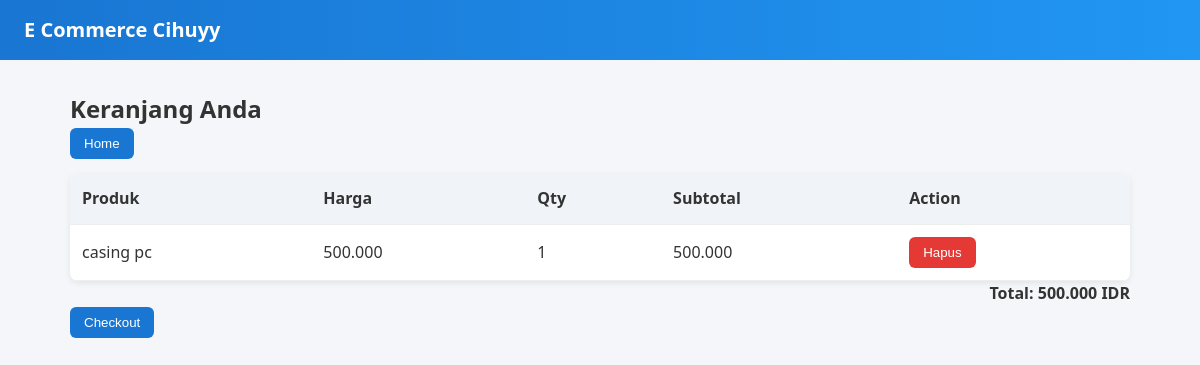
Screenshot of /cart.php (signed in) with the database file from the repository.
### tables this page shows
CREATE TABLE `carts` (
  `id_cart` int(11) NOT NULL,
  `id_user` int(11) NOT NULL,
  `id_product` int(11) NOT NULL,
  `quantity` int(11) NOT NULL DEFAULT 1
);

CREATE TABLE `products` (
  `id_product` int(11) NOT NULL,
  `name` varchar(200) NOT NULL,
  `price` decimal(10,2) NOT NULL,
  `description` text DEFAULT NULL,
  `image_url` varchar(255) DEFAULT NULL
);

### cart.php (the view, shortened to what this page needs)
<?php
require 'db_connect.php';
$uid = $_SESSION['user_id'];
$stmt = $pdo->prepare("SELECT c.quantity, p.* FROM carts c JOIN products p ON c.id_product=p.id_product WHERE c.id_user=?");
$stmt->execute([$uid]);
$items = $stmt->fetchAll(PDO::FETCH_ASSOC);
$total = 0;
foreach($items as $it) $total += $it['price'] * $it['quantity'];
?>
<!doctype html>
<html>
<head>
  <link rel="stylesheet" href="css/style.css">
</head>
<body>
<div class="header"><div>E Commerce Cihuyy</div></div>
<div class="container">
  <h2>Keranjang Anda</h2>
   <form action="index.php" method="post">
      <button type="submit" name="confirm" value="1" class="btn-primary">Home</button>
    </form>
  <?php if(empty($items)): ?>
    <div class="card">Keranjang kosong. <a href="index.php">Belanja sekarang</a></div>
  <?php else: ?>
    <table class="table">
      <tr><th>Produk</th><th>Harga</th><th>Qty</th><th>Subtotal</th><th>Action</th></tr>
      <?php foreach($items as $it): ?>
      <tr>
        <td><?=htmlspecialchars($it['name'])?></td>
        <td><?=number_format($it['price'],0,',','.')?></td>
        <td><?= $it['quantity'] ?></td>
        <td><?=number_format($it['price']*$it['quantity'],0,',','.')?></td>
          <td>
            <form action="cart.php" method="post" style="display:inline">
              <button type="submit" class="btn-danger" onclick="return confirm('Hapus produk dari keranjang?')">Hapus</button>
            </form>
          </td>
      </tr>
      <?php endforeach; ?>
    </table>
    <p style="text-align:right;font-weight:bold">Total: <?=number_format($total,0,',','.')?> IDR</p>
    <form action="checkout.php" method="post">
      <button type="submit" name="confirm" value="1" class="btn-primary">Checkout</button>
    </form>
  <?php endif; ?>
</div>
</body>
</html>

### css/style.css (style rules this page uses)
* { margin: 0; padding: 0; box-sizing: border-box; }
body { font-family: "Segoe UI", Tahoma, sans-serif; background: #f4f6f9; color: #333; line-height: 1.6; }
.header { background: linear-gradient(90deg, #1976d2, #2196f3); color: #fff; padding: 14px 24px; display: flex; justify-content: space-between; align-items: center; }
.header div:first-child { font-size: 20px; font-weight: bold; }
.container { max-width: 1100px; margin: 30px auto; padding: 0 20px; }
Buttons button, .btn-primary { display: inline-block; background: #1976d2; color: #fff; border: none; padding: 8px 14px; border-radius: 6px; cursor: pointer; transition: background .2s; }
.btn-danger { background: #e53935; color: #fff; border: none; padding: 8px 14px; border-radius: 6px; cursor: pointer; transition: background .2s; }
.table { width: 100%; border-collapse: collapse; margin-top: 15px; background: #fff; border-radius: 8px; overflow: hidden; box-shadow: 0 2px 6px rgba(0,0,0,0.08); }
.table th, .table td { padding: 12px; border-bottom: 1px solid #eee; text-align: left; }
.table th { background: #f0f4f8; font-weight: 600; }

### rows the page displays
carts: id_product.name "casing pc", id_product.price "500.000", quantity "1", $it['price']*$it['quantity'] "500.000"

### other values shown
$total "500.000"
